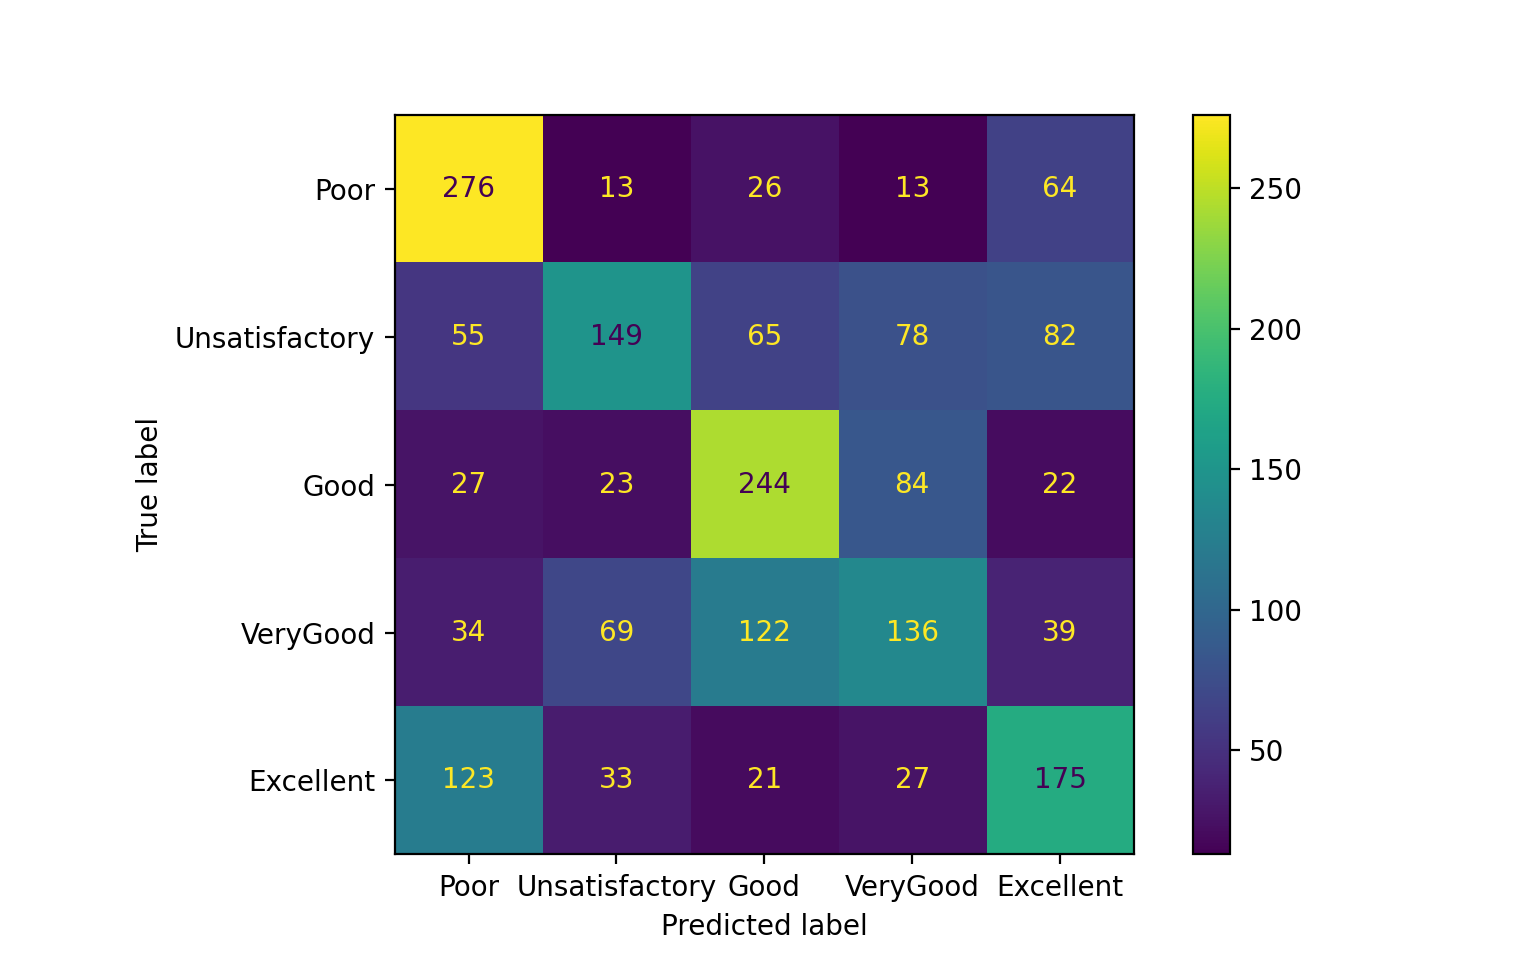

Write the Python code that produced this figure.
# # # # # # # # # # # # # # # # # # # # # # # # # # #
# Classification using Logistic Regression
# # # # # # # # # # # # # # # # # # # # # # # # # # #

import pandas as pd
from sklearn.feature_extraction.text import CountVectorizer, TfidfVectorizer
from sklearn.linear_model import SGDClassifier
from sklearn.pipeline import Pipeline
from sklearn.metrics import confusion_matrix
from sklearn.metrics import accuracy_score
from nltk.sentiment.vader import SentimentIntensityAnalyzer
from nltk.stem import WordNetLemmatizer
import nltk

d = { "Features" : [], "Length": [] }

# # # #
# 1. Create train dataset by reading train_aux.txt
# # # #
train_labels = { "Labels" : [] }

with open('train_aux.txt') as f:
    lines = f.readlines()

for line in lines:
    label = line.split()[0]
    train_labels["Labels"].append(label)
    features = line.split()[1:]
    s = ""
    for feature in features:
        s += feature + " "
    s = s[:-1]
    
    d["Features"].append(s.lower()) # lowercasing

# # # #
# 1. Create test dataset by reading test.txt and true.txt
# # # #
test_labels = { "Labels" : [] }

with open('test.txt') as f:
    lines_features = f.readlines()
with open('true.txt') as f:
    lines_labels = f.readlines()

for i in range(2000):
    label = lines_labels[i][:-1]
    feature = lines_features[i][:-1]
    test_labels["Labels"].append(label)
    d["Features"].append(feature.lower()) # lowercasing

'''
# # # #
# 1.1 Pre-process the dataset
# # # #
d["Features"] = [nltk.word_tokenize(feature) for feature in d["Features"]]
wordnet_lemmatizer = WordNetLemmatizer()
d["Features"] = [ [wordnet_lemmatizer.lemmatize(word) for word in feature] for feature in d["Features"]]

for i in range(10000):
    s = ""
    for el in d["Features"][i]:
        s += el + " "
    d["Features"][i] = s[:-1]
'''    
count_vectorizer = CountVectorizer()
#count_vectorizer = TfidfVectorizer()
counts_matrix    = count_vectorizer.fit_transform(d["Features"])
doc_term_matrix  = counts_matrix.todense()

df = pd.DataFrame(doc_term_matrix)
#df["Length"] = [len(feature) for feature in d["Features"]]

# # # #
# 1.1 Extra features
# # # #
# 1.1.1 Number of adjectives
d["Features"] = [nltk.word_tokenize(feature) for feature in d["Features"]]
tags = [nltk.pos_tag(feature) for feature in d["Features"]]
list_of_adjectives = []
for i in range(10000):
    n_adjectives = 0
    for elm in tags[i]:
        if elm[1] in ('JJ', 'JJR', 'JJS'):
            n_adjectives += 1
    list_of_adjectives.append(n_adjectives)

df['N_adj'] = list_of_adjectives

# 1.1.2 Negative words
#d["Features"] = [nltk.word_tokenize(feature) for feature in d["Features"]]
tags = [nltk.pos_tag(feature) for feature in d["Features"]]
list_of_negatives = []
for i in range(10000):
    negative = 0
    for elm in tags[i]:
        if elm[0] in ('no', 'not', 'n\'t'):
            negative = 1
    list_of_negatives.append(negative)

df['Neg?'] = list_of_negatives

# 1.1.3 Exclamation marks
#d["Features"] = [nltk.word_tokenize(feature) for feature in d["Features"]]

tags = [nltk.pos_tag(feature) for feature in d["Features"]]
list_of_exclamations = []
for i in range(10000):
    n_exclamations = 0
    for elm in tags[i]:
        if elm[1] in ('.') and elm[0] in ("!"):
            n_exclamations += 1
    list_of_exclamations.append(n_exclamations)

df['N_exl'] = list_of_exclamations

# 1.1.4 "..."
""" tags = [nltk.pos_tag(feature) for feature in d["Features"]]
list_of_rets = []
for i in range(10000):
    n_rets = 0
    for elm in tags[i]:
        if elm[1] in ('.') and elm[0] in ("..."):
            n_rets += 1
    list_of_rets.append(n_rets)

df['N_rets'] = list_of_rets """

# 1.1.5 "?"
tags = [nltk.pos_tag(feature) for feature in d["Features"]]
list_of_interrogations = []
for i in range(10000):
    n_interrogations = 0
    for elm in tags[i]:
        if elm[1] in ('.') and elm[0] in ("?"):
            n_interrogations += 1
    list_of_interrogations.append(n_interrogations)

df['N_int'] = list_of_interrogations

# 1.1.6 :-(
""" tags = [nltk.pos_tag(feature) for feature in d["Features"]]
list_of_big_sad = []
for i in range(10000):
    n_big_sad = 0
    for j in range( len(tags[i]) - 2 ):
        elm = tags[i][j]
        elm_next = tags[i][j + 1]
        elm_next_next = tags[i][j + 2]
        #porque o segundo elemneto não é "."
        if elm == (':', ':') and elm_next == ('-', ':') and elm_next_next == ('(', '('):
            n_big_sad += 1
    list_of_big_sad.append(n_big_sad)

df['N_big_sad'] = list_of_big_sad    """

# 1.1.7 :)
""" tags = [nltk.pos_tag(feature) for feature in d["Features"]]
list_of_smile = []
for i in range(10000):
    n_smile = 0
    for j in range( len(tags[i]) - 1 ):
        elm = tags[i][j]
        elm_next = tags[i][j + 1]
        #porque o segundo elemneto não é "."
        if elm == (':', ':') and elm_next == (')', ')'):
            n_smile += 1
    list_of_smile.append(n_smile)

df['N_smile'] = list_of_smile """

# 1.1.8 :(
tags = [nltk.pos_tag(feature) for feature in d["Features"]]
list_of_sad = []
for i in range(10000):
    n_sad = 0
    for j in range( len(tags[i]) - 1 ):
        elm = tags[i][j]
        elm_next = tags[i][j + 1]
        #porque o segundo elemneto não é "."
        if elm == (':', ':') and elm_next == ('(', '('):
            n_sad += 1
    list_of_sad.append(n_sad)

df['N_sad'] = list_of_sad


# 1.1.9 Number of positive words and Number of negative words
""" list_of_positives = []
list_of_negatives = []
list_of_neutrals = []
for s in d["Features"]:
    n_positive = 0
    n_negative = 0
    n_neutral = 0
    for w in s:
        sentiment_dict = SentimentIntensityAnalyzer().polarity_scores(w)
        if sentiment_dict['compound'] >= 0.05:
            n_positive += 1
        elif sentiment_dict['compound'] <= - 0.05:
            n_negative += 1
        else:
            n_neutral += 1
    list_of_positives.append(n_positive)
    list_of_negatives.append(n_negative)
    list_of_neutrals.append(n_neutral)

df['N_positives'] = list_of_positives
df['N_negatives'] = list_of_negatives
df['N_neutrals'] = list_of_neutrals  """


# 1.1.9 Positive sentence or Negative sentence?
sentences = []
list_of_positive = []
list_of_negative = []

for s in d["Features"]:
    #sentences.append(' '.join(s))
    list_of_negative.append(0)
    list_of_positive.append(0)
    sentiment_dict = SentimentIntensityAnalyzer().polarity_scores(' '.join(s))
    if sentiment_dict['compound'] >= 0.05:
        list_of_positive[-1] = 1
    elif sentiment_dict['compound'] <= - 0.05:
        list_of_negative[-1] = 1
df['N_positive'] = list_of_positive
df['N_negative'] = list_of_negative


# # # #
# 2. Initialize classifier
# # # #
pipeline = Pipeline(
    [
        ('clf', SGDClassifier(
            loss='hinge',
            penalty='l2',
            alpha=1e-3,
            random_state=42,
            max_iter=100,
            learning_rate='optimal',
            tol=None
        )),
    ]
)

#print(df.loc[8000:9999])

learner = pipeline.fit(df.loc[0:7999], train_labels['Labels'])

# # # #
# 3. Predict test labels
# # # #
y_pred = learner.predict(df.loc[8000:9999])

# # # #
# 4. Evaluate performance
# # # #

# 4.1 Confusion matrix
# i-th row and j-th column entry indicates the number of samples with true label being i-th class and predicted label being j-th class.
import matplotlib.pyplot as plt
from sklearn import metrics
actual = test_labels['Labels']
predicted = y_pred
labels=['Poor', 'Unsatisfactory', 'Good', 'VeryGood', 'Excellent']

confusion_matrix = metrics.confusion_matrix(actual, predicted)
cm_display = metrics.ConfusionMatrixDisplay(confusion_matrix=confusion_matrix, display_labels=labels)

cm_display.plot()
plt.show()

# 4.2 Accuracy
print('Accuracy:', accuracy_score(test_labels['Labels'], y_pred))

# 4.3 Accuracy by Label
poor_acc = confusion_matrix[0, 0] / (confusion_matrix[0, 0] + confusion_matrix[0, 1] + confusion_matrix[0, 2] + confusion_matrix[0, 3] + confusion_matrix[0, 4])
unsa_acc = confusion_matrix[1, 1] / (confusion_matrix[1, 0] + confusion_matrix[1, 1] + confusion_matrix[1, 2] + confusion_matrix[1, 3] + confusion_matrix[1, 4])
good_acc = confusion_matrix[2, 2] / (confusion_matrix[2, 0] + confusion_matrix[2, 1] + confusion_matrix[2, 2] + confusion_matrix[2, 3] + confusion_matrix[2, 4])
very_acc = confusion_matrix[3, 3] / (confusion_matrix[3, 0] + confusion_matrix[3, 1] + confusion_matrix[3, 2] + confusion_matrix[3, 3] + confusion_matrix[3, 4])
exce_acc = confusion_matrix[4, 4] / (confusion_matrix[4, 0] + confusion_matrix[4, 1] + confusion_matrix[4, 2] + confusion_matrix[4, 3] + confusion_matrix[4, 4])

print('Poor Accuracy: ', poor_acc)
print('Unsatisfactory Accuracy: ', unsa_acc)
print('Good Accuracy: ', good_acc)
print('VeryGood Accuracy: ', very_acc)
print('Excellent Accuracy: ', exce_acc)

# 4.4 Save errors to file (by label)
f_poor = open('poor.txt', 'w')
f_unsa = open('unsatisfactory.txt', 'w')
f_good = open('good.txt', 'w')
f_very = open('verygood.txt', 'w')
f_exce = open('excellent.txt', 'w')

for i in range(10000):
    s = ""
    for el in d["Features"][i]:
        s += el + " "
    d["Features"][i] = s[:-1]
    
for i in range(2000):
    true_label = actual[i]
    pred_label = predicted[i]
    
    if true_label != pred_label:
        if true_label == '=Poor=':
            f_poor.write(pred_label + '                 ' + d['Features'][i + 8000])
            f_poor.write('\n')
        elif true_label == '=Unsatisfactory=':
            f_unsa.write(pred_label + '                 ' + d['Features'][i + 8000])
            f_unsa.write('\n')
        elif true_label == '=Good=':
            f_good.write(pred_label + '                 ' + d['Features'][i + 8000])
            f_good.write('\n')
        elif true_label == '=VeryGood=':    
            f_very.write(pred_label + '                 ' + d['Features'][i + 8000])
            f_very.write('\n')
        elif true_label == '=Excellent=':
            f_exce.write(pred_label + '                 ' + d['Features'][i + 8000])
            f_exce.write('\n')
        else:
            print('ERROR')
            
'''
Accuracy: 0.49
Poor Accuracy:  0.7040816326530612
Unsatisfactory Accuracy:  0.3473193473193473
Good Accuracy:  0.61
VeryGood Accuracy:  0.34
Excellent Accuracy:  0.46174142480211083
'''
